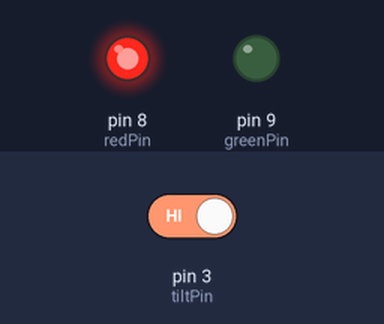
The sketch below on a simulated Arduino Uno, built with avr-gcc and run on an emulated ATmega328P. On the bench: output pins drawn as LEDs (lit = HIGH). The test bench sets the inputs (shaded band); at power-on: pin 3 (tiltPin) HIGH. What the sketch prints to the serial monitor is not drawn.

Above: at 1.2 s.
1.3 s: pin 3 (tiltPin) driven LOW
At 2.3 s:
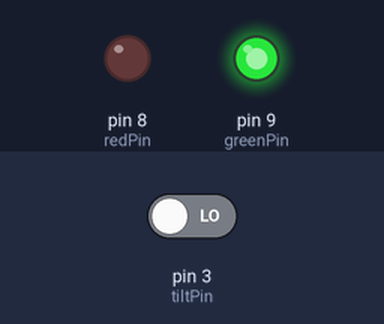
2.8 s: pin 3 (tiltPin) driven HIGH
At 3.4 s:
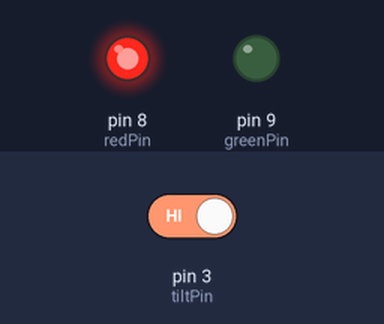
Timing chart, 0 to 5.8 s (numbered marks = the images above; inputs shaded):
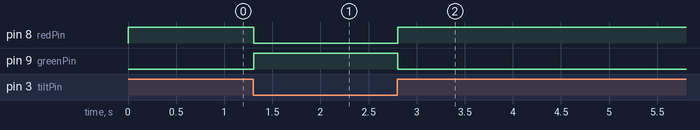

Measured:
- after the input at 1.3 s, pin 8 (redPin): HIGH → LOW at once; pin 9 (greenPin): LOW → HIGH at once
- after the input at 2.8 s, pin 8 (redPin): LOW → HIGH at once; pin 9 (greenPin): HIGH → LOW at once

The sketch:

tilt.ino
```cpp
int tiltPin = 3;
int tiltVal = 0;
int greenPin = 9;
int redPin = 8;
void setup() {
  // put your setup code here, to run once:
  pinMode(tiltPin, INPUT);
  pinMode(greenPin, OUTPUT);
  pinMode(redPin, OUTPUT);
  digitalWrite(tiltPin, HIGH);
  Serial.begin(9600);
}

void loop() {
  // put your main code here, to run repeatedly:
  tiltVal = digitalRead(tiltPin);
  Serial.println(tiltVal);
  if (tiltVal == 0) {
     digitalWrite(redPin, LOW);
     digitalWrite(greenPin, HIGH);
  } else {
     digitalWrite(redPin, HIGH);
     digitalWrite(greenPin, LOW);
  }
}
```
